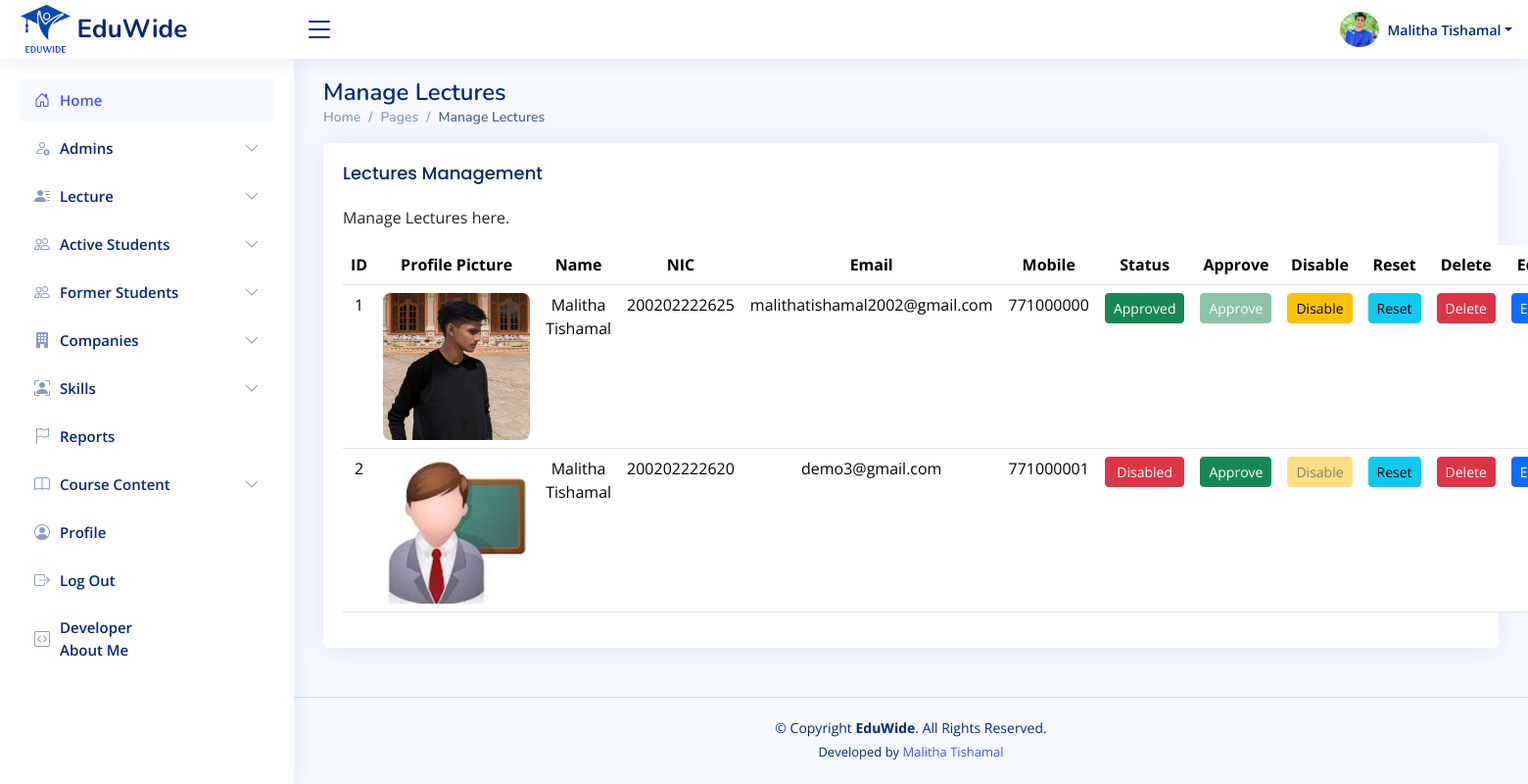
The page /admin/manage-lectures.php (signed in) on the database as committed earlier.
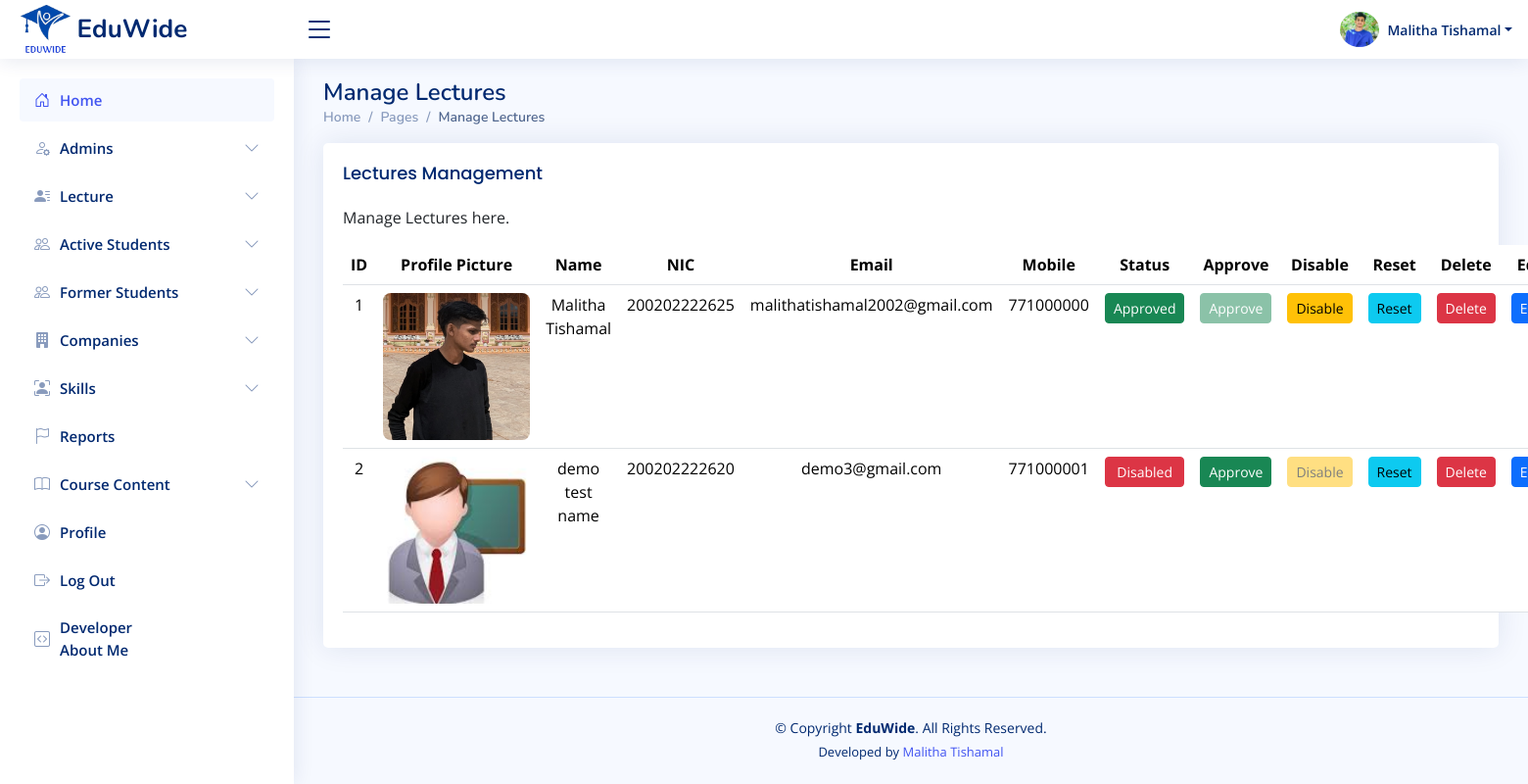
The same page on the database as committed later.
### tables this page shows
CREATE TABLE `lectures` (
  `id` int(11) NOT NULL,
  `username` varchar(255) NOT NULL,
  `nic` varchar(20) NOT NULL,
  `email` varchar(255) NOT NULL,
  `mobile` varchar(15) DEFAULT NULL,
  `linkedin` varchar(200) NOT NULL,
  `blog` varchar(200) NOT NULL,
  `github` varchar(200) NOT NULL,
  `facebook` varchar(200) NOT NULL,
  `password` varchar(255) NOT NULL,
  `profile_picture` varchar(255) DEFAULT 'uploads/profile_pictures/default.png',
  `created_at` timestamp NOT NULL DEFAULT current_timestamp(),
  `status` varchar(20) DEFAULT 'pending'
);

### admin/manage-lectures.php (the view, shortened to what this page needs)
<?php
require_once '../includes/db-conn.php';
$sql = "SELECT * FROM lectures";
$result = $conn->query($sql);
?>
<!DOCTYPE html>
<html lang="en">
<head>
  <?php include_once("../includes/css-links-inc.php"); ?>
</head>
<body>
  <?php include_once("../includes/header.php") ?>
  <?php include_once("../includes/sadmin-sidebar.php") ?>
  <main id="main" class="main">
    <div class="pagetitle">
      <h1>Manage Lectures</h1>
      <nav>
        <ol class="breadcrumb">
          <li class="breadcrumb-item"><a href="index.html">Home</a></li>
          <li class="breadcrumb-item">Pages</li>
          <li class="breadcrumb-item active">Manage Lectures</li>
        </ol>
      </nav>
    </div>
    <section class="section">
      <div class="row">
        <div class="col-lg-12">
          <div class="card">
            <div class="card-body">
              <h5 class="card-title">Lectures Management</h5>
              <p>Manage Lectures here.</p>
              <table class="table datatable">
                <thead class="align-middle text-center">
                  <tr>
                    <th>ID</th>
                    <th>Profile Picture</th>
                    <th>Name</th>
                    <th>NIC</th>
                    <th>Email</th>
                    <th>Mobile</th>
                    <th>Status</th>
                    <th>Approve</th>
                    <th>Disable</th>
                    <th>Reset</th>
                    <th>Delete</th>
                    <th>Edit</th>
                  </tr>
                </thead>
                <tbody>
                  <?php
                  if ($result->num_rows > 0) {
                      while ($row = $result->fetch_assoc()) {
                          $status = strtolower($row['status']);
                          $approveDisabled = ($status === 'approved' || $status === 'active') ? "disabled" : "";
                          $disableDisabled = ($status === 'disabled' || $status === 'pending') ? "disabled" : "";
                          echo "<tr class='text-center'>";
                          echo "<td>{$row['id']}</td>";
                          echo "<td><img src='../lectures/{$row['profile_picture']}' alt='Profile' width='150' height='150' style='object-fit:cover;border-radius:8px;'></td>";
                          echo "<td>{$row['username']}</td>";
                          echo "<td>{$row['nic']}</td>";
                          echo "<td>{$row['email']}</td>";
                          echo "<td>{$row['mobile']}</td>";
                          echo "<td>";
                          if ($status === 'approved' || $status === 'active') {
                              echo "<span class='btn btn-success btn-sm w-100'>Approved</span>";
                          } elseif ($status === 'disabled') {
                              echo "<span class='btn btn-danger btn-sm w-100'>Disabled</span>";
                          } elseif ($status === 'pending') {
                              echo "<span class='btn btn-warning btn-sm w-100'>Pending</span>";
                          } else {
                              echo "<span class='btn btn-secondary btn-sm w-100'>" . ucfirst($row['status']) . "</span>";
                          }
                          echo "</td>";
                          echo "<td><button class='btn btn-success btn-sm w-100 approve-btn' data-id='{$row['id']}' {$approveDisabled}>Approve</button></td>";
                          echo "<td><button class='btn btn-warning btn-sm w-100 disable-btn' data-id='{$row['id']}' {$disableDisabled}>Disable</button></td>";
                          echo "<td><button class='btn btn-info btn-sm w-100 reset-btn' data-id='{$row['id']}'>Reset</button></td>";
                          echo "<td><button class='btn btn-danger btn-sm w-100 delete-btn' data-id='{$row['id']}'>Delete</button></td>";
                          echo "<td><a href='edit-lecture.php?id={$row['id']}' class='btn btn-primary btn-sm w-100'>Edit</a></td>";
                          echo "</tr>";
                      }
                  } else {
                      echo "<tr><td colspan='13' class='text-center'>No lecturers found.</td></tr>";
                  }
                  ?>
                </tbody>
              </table>
            </div>
          </div>
        </div>
      </div>
    </section>
  </main>
  <?php include_once("../includes/footer.php") ?>
</body>
</html>

Rows that differ between the two databases and show on the page:
changed lectures "demo3@gmail.com": username "Malitha Tishamal" → "demo test name"
